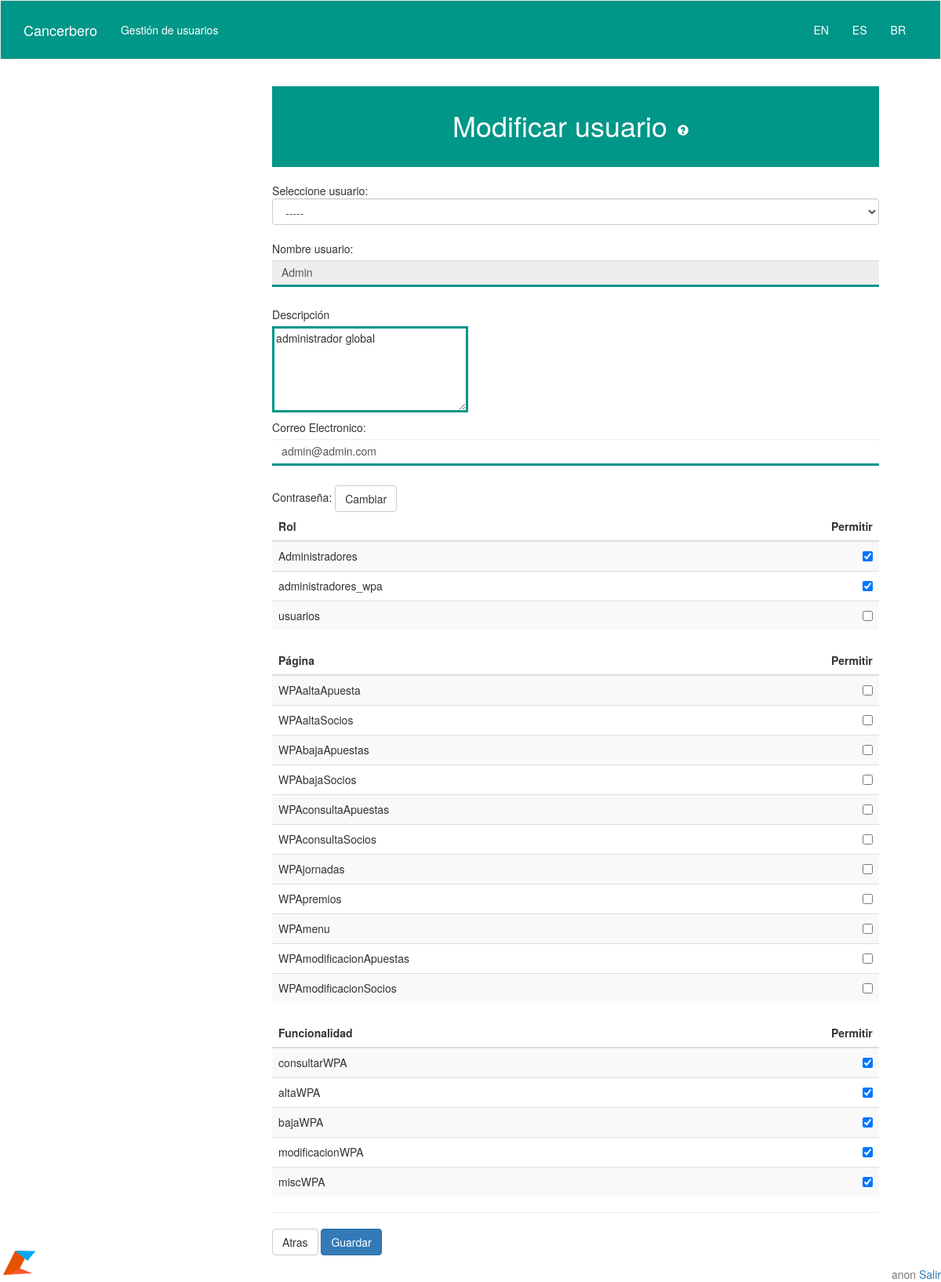
The page /GestionUsuarios/ModificarUsuario.php?id=10 on the database its author committed.
### tables this page shows
CREATE TABLE IF NOT EXISTS `Usuario` (
`user_id` int(11) NOT NULL,
  `user_name` varchar(64) NOT NULL,
  `user_pass` varchar(64) NOT NULL,
  `user_desc` varchar(64) NOT NULL,
  `user_email` varchar(64) NOT NULL
);

CREATE TABLE IF NOT EXISTS `Rol` (
`rol_id` int(11) NOT NULL,
  `rol_name` varchar(64) NOT NULL,
  `rol_desc` varchar(64) NOT NULL
);

CREATE TABLE IF NOT EXISTS `Pagina` (
`pag_id` int(11) NOT NULL,
  `pag_name` varchar(64) NOT NULL,
  `pag_desc` varchar(64) NOT NULL
);

CREATE TABLE IF NOT EXISTS `Funcionalidad` (
`fun_id` int(11) NOT NULL,
  `fun_name` varchar(64) NOT NULL,
  `fun_desc` varchar(64) NOT NULL
);

### php/DBManager.php (called while the page is built, shortened)
<?php
class DBManager {
  private static $man = null;
  public static function getInstance(){
    if(isset(DBManager::$man)){
      return DBManager::$man;
    }else{
      DBManager::$man = new DBManager;
      return DBManager::$man;
    }
  }
  public function connect(){
    if(isset($this->db)){
      return true;
    }else{
      $this->db = new mysqli('localhost','AdminGSTR','AdminPass','GSTRDB');
      return true;
    }
  }
  private function doQuery($query){
    $result = $this->db->query($query);
    return $result;
  }
  public function getDatosUsuario($busca_id){
    $toQuery = "select user_name, user_desc, user_email from Usuario where user_id = $busca_id";
    $result = $this->doQuery($toQuery);
    return $result->fetch_assoc();
  }
  public function getMinIDUser(){
    $toQuery = "select user_id from Usuario";
    $result = $this->doQuery($toQuery);
    return $result->fetch_assoc();
  }
}
?>

### views/getIdioma.php (called while the page is built, shortened)
<?php
function getIdioma(){
return $Idioma;
}
?>

### GestionUsuarios/ModificarUsuario.php (the view, shortened to what this page needs)
<?php include("../views/header.php");
?>
<div id="contenido" class="container">
	<div class="row">
<?php include("../views/lateral.php");
?>
	<?php
		require_once("../php/DBManager.php");
		$man = DBManager::getInstance();
		$man->connect();
		if(!$redirect = $man->getMinIDUser()){
			header('Location: ../views/error.php?ID=e18');
		}
		else{
			if(!isset($_GET["id"])){
			header('Location: ModificarUsuario.php?id=' .$redirect["user_id"].'');
			}
			else{
				echo '<div class="col-md-9 col-sm-12">';
				echo '<form action="../php/GestionUsuarios/process_modificarUsuario.php?="'.$_GET["id"].' method="post" '.'id="formulario">';
				require_once("../views/renderTable.php");
				require_once("../views/renderCombobox.php");
				$table_maker = new RenderTable;
				echo '<h1>' . $Idioma['Modificar usuario'];
				echo '</h1>';
				echo '<br/>'.$Idioma['Seleccione usuario'].':';
				$datos = $man->getDatosUsuario($_GET["id"]);
				echo '<br/>'.$Idioma['Nombre usuario'].':<input class="form-control" type=text value="' .$datos["user_name"].'"name="nombre" readonly><br>';
				echo $Idioma['Descripcion'].'<br/><textarea  rows="5" cols="30" name="desc">' .$datos["user_desc"].''. '</textarea><br>';
				echo $Idioma['Email'].':<input class="form-control" type=text value="'.$datos["user_email"].'"name="email"<br>';
				echo '<br/>'.$Idioma['Contraseña'].': <a class="btn btn-default" href=\'ModificarPass.php?id='.$_GET["id"].'\'">Cambiar</a>';
				$table_maker->tableRolByUser($datos["user_name"]);
				echo '<hr/>';
				echo '<a class="btn btn-default" onclick="location.href=\'GestionUsuarios.php\'">' . $Idioma['Atras'] .' </a>';
				echo ' <input type="button" class="btn btn-default btn-primary" data-toggle="modal" data-target="#myModal"  value="' . $Idioma['Guardar'] .'" class="continuar"/>';
				echo '</form>';
				echo '</div>';
			}
		}
	?>
</div>
<?php include("../views/popup.php");?>
<div class="footer logo3"></div>
<?php include("../views/footer.php");
?>

### views/renderTable.php (shortened to what this page needs)
<?php
 require_once("../php/DBManager.php");
 require_once("getIdioma.php");
 $Idioma = getIdioma();
 class RenderTable {
   public function renderTable(){
     $this->man = DBManager::getInstance();
     $this->man->connect();
   }
   private function echoInit($nameTable){
     global $Idioma;
     echo  '<table class="table table-striped">';
     echo  '<thead><tr><th>'.$Idioma[$nameTable] .'</th><th class="text-right">'.$Idioma['permitir'].'</th></tr></thead>';
     echo  '<tbody>';
   }
   private function echoFin(){
     echo '</tbody>';
     echo '</table>';
   }
   private function echoline($name){
     echo "<tr><td>".$name."</td><td class='text-right' ><input type='checkbox' name='".$name."'/></td></tr>";
   }
   private function echoMarkedLine($name){
     echo "<tr><td>".$name."</td><td class='text-right' ><input type='checkbox' checked name='".$name."'/></td></tr>";
   }
   private function complexTable($all,$relation){
     foreach ($all as $allItem) {
       $marked = false;
       if(is_array($relation)){
         foreach ($relation as $itemRelation) {
           if(reset($itemRelation)==reset($allItem)){
             $marked = true;
           }
         }
       }
       if($marked){
         $this->echoMarkedLine(reset($allItem));
       }else{
         $this->echoline(reset($allItem));
       }
     }
   }
  public function tableRolByUser($user){
    $relations = $this->man->listRolesByUser($user);
    $all = $this->man->listRols();
    $this->echoInit("Rol");
    $this->complexTable($all,$relations);
    $this->echoFin();
  }
}

### css/gstr.css (style rules this page uses)
html , body { #background-image: url("../media/ft2.png") !important; #background-color: #e5e5e5; }
form input[type=text] , form input[type=password] { border-radius: 0px; border:0px; border-bottom:3px #009688 solid; box-shadow:0px; margin-top:5px; margin-bottom:5px; }
textarea { border-radius: 0px; border: 3px #009688 solid; margin-top:5px; margin-bottom:5px; }
.row { margin:3%; }
h1 { text-align : center; padding:30px; background-color: #009688; color:white; margin-bottom: 0px; margin-top: 0px; }
table, tr { border-color:white; background-color: rgba(255,255,255,0.5); }
.logo3 { background-image: url("../media/logo3.svg"); background-repeat: no-repeat; width:50px; height: 50px; }
.footer { position: fixed; bottom: 0px; left: 0px; }

### rows shown on the page
usuario: nombre "Admin", desc "administrador global", email "admin@admin.com"
rol: name "Administradores"
rol: name "administradores_wpa"
rol: name "usuarios"
pagina: name "WPAaltaApuesta"
pagina: name "WPAaltaSocios"
pagina: name "WPAbajaApuestas"
pagina: name "WPAbajaSocios"
pagina: name "WPAconsultaApuestas"
pagina: name "WPAconsultaSocios"
pagina: name "WPAjornadas"
pagina: name "WPApremios"
pagina: name "WPAmenu"
pagina: name "WPAmodificacionApuestas"
pagina: name "WPAmodificacionSocios"
funcionalidad: name "consultarWPA"
funcionalidad: name "altaWPA"
funcionalidad: name "bajaWPA"
funcionalidad: name "modificacionWPA"
funcionalidad: name "miscWPA"

### other values the page prints
$Idioma[$nombre] "Gestión de usuarios"
$Idioma['Modificar usuario'] "Modificar usuario"
$Idioma['Seleccione usuario'] "Seleccione usuario"
$Idioma['Nombre usuario'] "Nombre usuario"
$Idioma['Descripcion'] "Descripción"
$Idioma['Email'] "Correo Electronico"
$Idioma['Contraseña'] "Contraseña"
$Idioma[$nameTable] "Rol Página Funcionalidad"
$Idioma['permitir'] "Permitir Permitir Permitir"
$Idioma['Atras'] "Atras"
$Idioma['salir'] "Salir"
